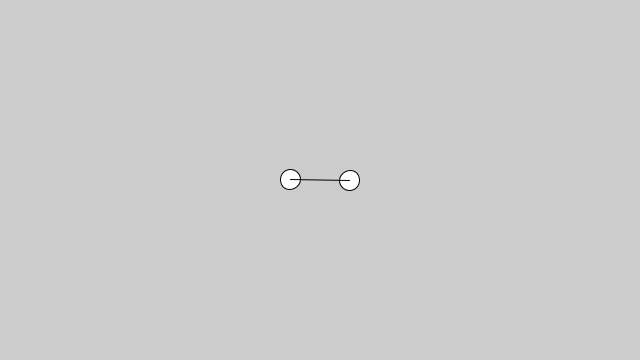
Frame 1 (no input)
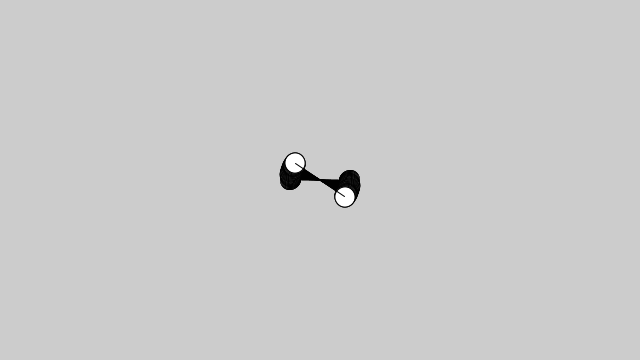
Frame 60 (the mouse pressed at the canvas centre just before this capture)
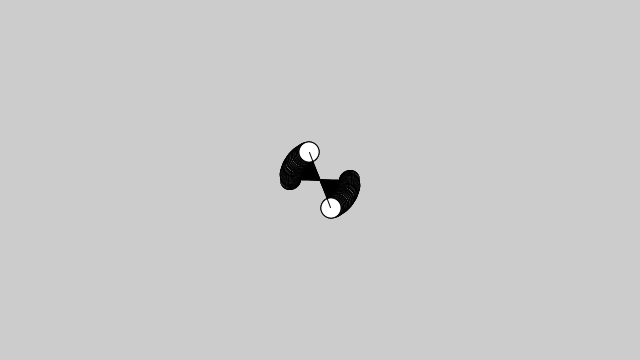
Frame 120 (the mouse held since frame 60 and released just before this capture)

The Processing sketch that drew these frames (run headless with seeded random() and noise(); from frame 60 on, the mouse is pressed at the canvas centre):

// Processing sketch: Exercise_3_1
// ── Exercise_3_1.pde
float angle = 0;

void setup()
{
 size(640,360); 
}

void draw()
{
  angle += 0.01;
  translate(width/2, height/2);
  rotate(angle);
  ellipse(-30,0,20,20);
  ellipse(30,0,20,20);
  line(-30,0,30,0);
}
